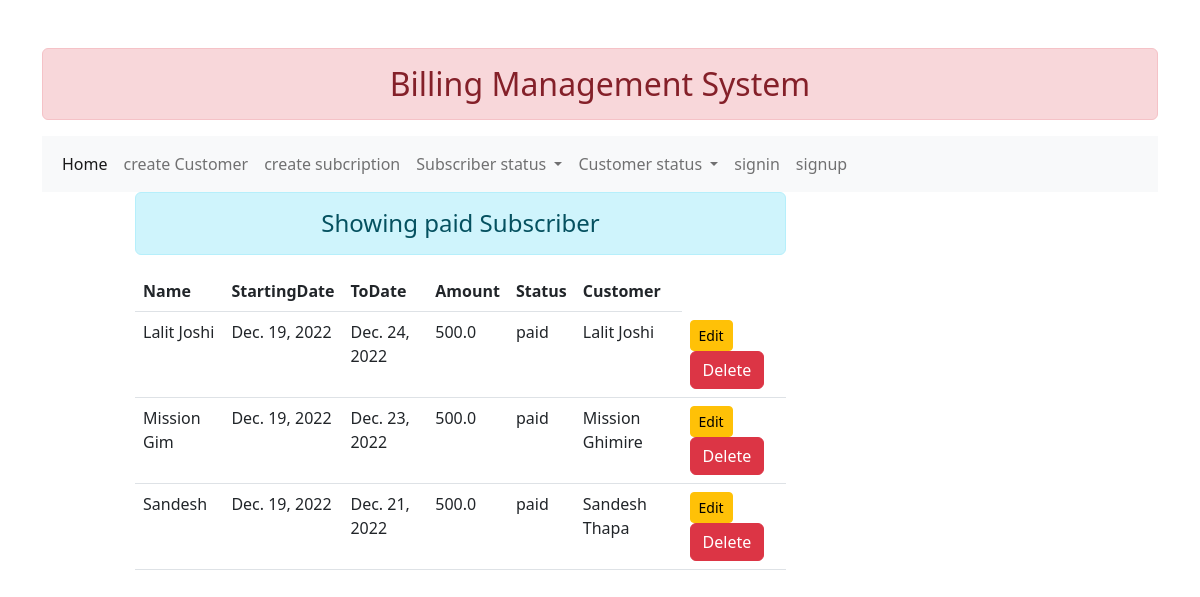
Screenshot of /addshow/paidsubscriber/ with the database file from the repository.
### billing/models.py (models this page shows, shortened)
class Subcription(models.Model):
    customer_name = models.CharField(max_length=50)
    from_date = models.DateField(auto_now=True)
    to_date = models.DateField()
    amount=models.FloatField(validators=[validate_amount])
    status= models.CharField(max_length=40,choices=payment_choice)
    customer = models.ForeignKey(Customer,on_delete=models.CASCADE)

class Customer(models.Model):
    name = models.CharField(max_length=50,unique=True)
    created_at = models.DateField(auto_now=True)
    email=models.EmailField(max_length=50)
    phone=models.IntegerField()
    status=models.CharField(max_length=10,choices=state)
    def __str__(self):
        return self.name

### billing/views.py (the view)
# urls.py: path('addshow/paidsubscriber/',views.getpaidsubscriber,name='paidsubscriber'),
def getpaidsubscriber(request):
    paidsubscriber=Subcription.objects.filter(status=PAID)
    return render(request,"billing/paidsubscriber.html",{"pd":paidsubscriber})

### billing/templates/billing/paidsubscriber.html
{% extends 'billing/base.html' %}
{% block contant %}
<div class="col-sm-7 offset-1">
    <h4 class="text-center alert alert-info">Showing paid Subscriber</h4>
    {% if pd %}
    <table class="table table-hover">
        <thead>
            <tr>
                <th scope="col">Name</th>
                <th scope="col">StartingDate</th>
                <th scope="col">ToDate</th>
                <th scope="col">Amount</th>
                <th scope="col">Status</th>
                <th scope="col">Customer</th>
            </tr>
        </thead>
        <tbody>
            {% for subs in pd %}
            <tr>
                <td>{{subs.customer_name}}</td>
                <td>{{subs.from_date }}</td>
                <td>{{subs.to_date}}</td>
                <td>{{subs.amount}}</td>
                <td>{{subs.status}}</td>
                <td>{{subs.customer}}</td>
                <td>
                    <a href="{% url 'updatecustomer' subs.id %}" class="btn btn-warning btn-sm">Edit</a>
                        <form action="{% url 'deletecustomerdata' subs.id %}" method="post" class="d-inline">{% csrf_token %}
                            <input type="submit" class="btn btn-danger" value="Delete">
                        </form>
                    </td>
                </tr>
                {% endfor %}
            </tbody>
        </table>
        {% else %}
        <h4 class="text-center alert alert-warning">No Records</h4>
        {% endif %}
    </div>
</div>
{% endblock contant %}

### rows the page displays
Subcription: customer_name "Lalit Joshi", from_date "Dec. 19, 2022", to_date "Dec. 24, 2022", amount "500.0", status "paid", customer "Lalit Joshi"
Subcription: customer_name "Mission Gim", from_date "Dec. 19, 2022", to_date "Dec. 23, 2022", amount "500.0", status "paid", customer "Mission Ghimire"
Subcription: customer_name "Sandesh", from_date "Dec. 19, 2022", to_date "Dec. 21, 2022", amount "500.0", status "paid", customer "Sandesh Thapa"
